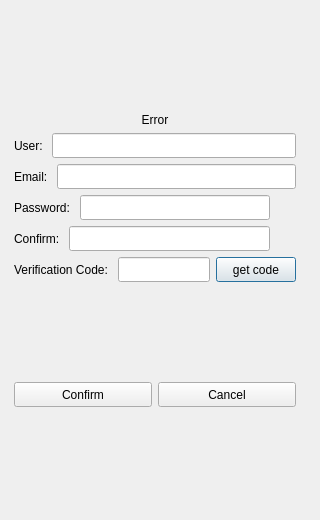
<?xml version="1.0" encoding="UTF-8"?>
<ui version="4.0">
 <class>RegisterDialog</class>
 <widget class="QDialog" name="RegisterDialog">
  <property name="geometry">
   <rect>
    <x>0</x>
    <y>0</y>
    <width>320</width>
    <height>520</height>
   </rect>
  </property>
  <property name="minimumSize">
   <size>
    <width>300</width>
    <height>500</height>
   </size>
  </property>
  <property name="maximumSize">
   <size>
    <width>320</width>
    <height>520</height>
   </size>
  </property>
  <property name="windowTitle">
   <string>Dialog</string>
  </property>
  <layout class="QVBoxLayout" name="verticalLayout_2">
   <property name="spacing">
    <number>7</number>
   </property>
   <property name="leftMargin">
    <number>5</number>
   </property>
   <property name="topMargin">
    <number>5</number>
   </property>
   <property name="rightMargin">
    <number>5</number>
   </property>
   <property name="bottomMargin">
    <number>5</number>
   </property>
   <item>
    <layout class="QVBoxLayout" name="verticalLayout">
     <property name="spacing">
      <number>7</number>
     </property>
     <item>
      <widget class="QStackedWidget" name="stackedWidget">
       <property name="minimumSize">
        <size>
         <width>300</width>
         <height>500</height>
        </size>
       </property>
       <property name="maximumSize">
        <size>
         <width>300</width>
         <height>500</height>
        </size>
       </property>
       <property name="currentIndex">
        <number>0</number>
       </property>
       <widget class="QWidget" name="page">
        <property name="minimumSize">
         <size>
          <width>300</width>
          <height>500</height>
         </size>
        </property>
        <property name="maximumSize">
         <size>
          <width>300</width>
          <height>500</height>
         </size>
        </property>
        <layout class="QVBoxLayout" name="verticalLayout_3">
         <item>
          <spacer name="verticalSpacer">
           <property name="orientation">
            <enum>Qt::Vertical</enum>
           </property>
           <property name="sizeHint" stdset="0">
            <size>
             <width>20</width>
             <height>40</height>
            </size>
           </property>
          </spacer>
         </item>
         <item>
          <widget class="QLabel" name="err_tip">
           <property name="text">
            <string>Error</string>
           </property>
           <property name="alignment">
            <set>Qt::AlignCenter</set>
           </property>
          </widget>
         </item>
         <item>
          <layout class="QHBoxLayout" name="horizontalLayout">
           <item>
            <widget class="QLabel" name="user_label">
             <property name="minimumSize">
              <size>
               <width>0</width>
               <height>25</height>
              </size>
             </property>
             <property name="maximumSize">
              <size>
               <width>16777215</width>
               <height>25</height>
              </size>
             </property>
             <property name="text">
              <string>User: </string>
             </property>
            </widget>
           </item>
           <item>
            <widget class="QLineEdit" name="user_edit">
             <property name="minimumSize">
              <size>
               <width>0</width>
               <height>25</height>
              </size>
             </property>
             <property name="maximumSize">
              <size>
               <width>16777215</width>
               <height>25</height>
              </size>
             </property>
            </widget>
           </item>
          </layout>
         </item>
         <item>
          <layout class="QHBoxLayout" name="horizontalLayout_2">
           <item>
            <widget class="QLabel" name="email_label">
             <property name="minimumSize">
              <size>
               <width>0</width>
               <height>25</height>
              </size>
             </property>
             <property name="maximumSize">
              <size>
               <width>16777215</width>
               <height>25</height>
              </size>
             </property>
             <property name="text">
              <string>Email: </string>
             </property>
            </widget>
           </item>
           <item>
            <widget class="QLineEdit" name="email_edit">
             <property name="minimumSize">
              <size>
               <width>0</width>
               <height>25</height>
              </size>
             </property>
             <property name="maximumSize">
              <size>
               <width>16777215</width>
               <height>25</height>
              </size>
             </property>
            </widget>
           </item>
          </layout>
         </item>
         <item>
          <layout class="QHBoxLayout" name="horizontalLayout_4">
           <item>
            <widget class="QLabel" name="password_label">
             <property name="minimumSize">
              <size>
               <width>0</width>
               <height>25</height>
              </size>
             </property>
             <property name="maximumSize">
              <size>
               <width>16777215</width>
               <height>25</height>
              </size>
             </property>
             <property name="text">
              <string>Password: </string>
             </property>
            </widget>
           </item>
           <item>
            <widget class="QLineEdit" name="password_edit">
             <property name="minimumSize">
              <size>
               <width>0</width>
               <height>25</height>
              </size>
             </property>
             <property name="maximumSize">
              <size>
               <width>16777215</width>
               <height>25</height>
              </size>
             </property>
            </widget>
           </item>
           <item>
            <widget class="ClickedLabel" name="password_visible">
             <property name="minimumSize">
              <size>
               <width>20</width>
               <height>20</height>
              </size>
             </property>
             <property name="maximumSize">
              <size>
               <width>20</width>
               <height>20</height>
              </size>
             </property>
             <property name="text">
              <string/>
             </property>
            </widget>
           </item>
          </layout>
         </item>
         <item>
          <layout class="QHBoxLayout" name="horizontalLayout_6">
           <item>
            <widget class="QLabel" name="confirm_label">
             <property name="minimumSize">
              <size>
               <width>0</width>
               <height>25</height>
              </size>
             </property>
             <property name="maximumSize">
              <size>
               <width>16777215</width>
               <height>25</height>
              </size>
             </property>
             <property name="text">
              <string>Confirm: </string>
             </property>
            </widget>
           </item>
           <item>
            <widget class="QLineEdit" name="confirm_edit">
             <property name="minimumSize">
              <size>
               <width>0</width>
               <height>25</height>
              </size>
             </property>
             <property name="maximumSize">
              <size>
               <width>16777215</width>
               <height>25</height>
              </size>
             </property>
            </widget>
           </item>
           <item>
            <widget class="ClickedLabel" name="confirm_visible">
             <property name="minimumSize">
              <size>
               <width>20</width>
               <height>20</height>
              </size>
             </property>
             <property name="maximumSize">
              <size>
               <width>20</width>
               <height>20</height>
              </size>
             </property>
             <property name="text">
              <string/>
             </property>
            </widget>
           </item>
          </layout>
         </item>
         <item>
          <layout class="QHBoxLayout" name="horizontalLayout_7">
           <item>
            <widget class="QLabel" name="varify_label">
             <property name="minimumSize">
              <size>
               <width>0</width>
               <height>25</height>
              </size>
             </property>
             <property name="maximumSize">
              <size>
               <width>16777215</width>
               <height>25</height>
              </size>
             </property>
             <property name="text">
              <string>Verification Code: </string>
             </property>
            </widget>
           </item>
           <item>
            <widget class="QLineEdit" name="varify_edit">
             <property name="minimumSize">
              <size>
               <width>0</width>
               <height>25</height>
              </size>
             </property>
             <property name="maximumSize">
              <size>
               <width>16777215</width>
               <height>25</height>
              </size>
             </property>
            </widget>
           </item>
           <item>
            <widget class="TimerBtn" name="getCode_btn">
             <property name="minimumSize">
              <size>
               <width>0</width>
               <height>25</height>
              </size>
             </property>
             <property name="maximumSize">
              <size>
               <width>16777215</width>
               <height>25</height>
              </size>
             </property>
             <property name="text">
              <string>get code</string>
             </property>
            </widget>
           </item>
          </layout>
         </item>
         <item>
          <spacer name="verticalSpacer_3">
           <property name="orientation">
            <enum>Qt::Vertical</enum>
           </property>
           <property name="sizeHint" stdset="0">
            <size>
             <width>20</width>
             <height>40</height>
            </size>
           </property>
          </spacer>
         </item>
         <item>
          <layout class="QHBoxLayout" name="horizontalLayout_8">
           <item>
            <widget class="QPushButton" name="sure_btn">
             <property name="minimumSize">
              <size>
               <width>0</width>
               <height>25</height>
              </size>
             </property>
             <property name="maximumSize">
              <size>
               <width>16777215</width>
               <height>25</height>
              </size>
             </property>
             <property name="text">
              <string>Confirm</string>
             </property>
            </widget>
           </item>
           <item>
            <widget class="QPushButton" name="cancel_btn">
             <property name="minimumSize">
              <size>
               <width>0</width>
               <height>25</height>
              </size>
             </property>
             <property name="maximumSize">
              <size>
               <width>16777215</width>
               <height>25</height>
              </size>
             </property>
             <property name="text">
              <string>Cancel</string>
             </property>
            </widget>
           </item>
          </layout>
         </item>
         <item>
          <spacer name="verticalSpacer_2">
           <property name="orientation">
            <enum>Qt::Vertical</enum>
           </property>
           <property name="sizeHint" stdset="0">
            <size>
             <width>20</width>
             <height>40</height>
            </size>
           </property>
          </spacer>
         </item>
        </layout>
       </widget>
       <widget class="QWidget" name="page_2">
        <layout class="QVBoxLayout" name="verticalLayout_4">
         <item>
          <spacer name="verticalSpacer_4">
           <property name="orientation">
            <enum>Qt::Vertical</enum>
           </property>
           <property name="sizeHint" stdset="0">
            <size>
             <width>20</width>
             <height>40</height>
            </size>
           </property>
          </spacer>
         </item>
         <item>
          <widget class="QLabel" name="tip_lb">
           <property name="text">
            <string>Registration is successful 
 return to the login interface after 5s</string>
           </property>
           <property name="alignment">
            <set>Qt::AlignCenter</set>
           </property>
           <property name="wordWrap">
            <bool>false</bool>
           </property>
          </widget>
         </item>
         <item>
          <widget class="QLabel" name="tip2_lb">
           <property name="text">
            <string>Click the back button to 
 return to the login interface directly</string>
           </property>
           <property name="alignment">
            <set>Qt::AlignCenter</set>
           </property>
           <property name="wordWrap">
            <bool>false</bool>
           </property>
          </widget>
         </item>
         <item>
          <spacer name="verticalSpacer_5">
           <property name="orientation">
            <enum>Qt::Vertical</enum>
           </property>
           <property name="sizeHint" stdset="0">
            <size>
             <width>20</width>
             <height>40</height>
            </size>
           </property>
          </spacer>
         </item>
         <item>
          <widget class="QWidget" name="widget" native="true">
           <layout class="QHBoxLayout" name="horizontalLayout_3">
            <item>
             <spacer name="horizontalSpacer">
              <property name="orientation">
               <enum>Qt::Horizontal</enum>
              </property>
              <property name="sizeHint" stdset="0">
               <size>
                <width>40</width>
                <height>20</height>
               </size>
              </property>
             </spacer>
            </item>
            <item>
             <widget class="QPushButton" name="return_btn">
              <property name="minimumSize">
               <size>
                <width>0</width>
                <height>25</height>
               </size>
              </property>
              <property name="maximumSize">
               <size>
                <width>16777215</width>
                <height>25</height>
               </size>
              </property>
              <property name="text">
               <string>Back</string>
              </property>
             </widget>
            </item>
            <item>
             <spacer name="horizontalSpacer_2">
              <property name="orientation">
               <enum>Qt::Horizontal</enum>
              </property>
              <property name="sizeHint" stdset="0">
               <size>
                <width>40</width>
                <height>20</height>
               </size>
              </property>
             </spacer>
            </item>
           </layout>
          </widget>
         </item>
         <item>
          <spacer name="verticalSpacer_6">
           <property name="orientation">
            <enum>Qt::Vertical</enum>
           </property>
           <property name="sizeHint" stdset="0">
            <size>
             <width>20</width>
             <height>40</height>
            </size>
           </property>
          </spacer>
         </item>
        </layout>
       </widget>
      </widget>
     </item>
    </layout>
   </item>
  </layout>
 </widget>
 <customwidgets>
  <customwidget>
   <class>TimerBtn</class>
   <extends>QPushButton</extends>
   <header>timerbtn.h</header>
  </customwidget>
  <customwidget>
   <class>ClickedLabel</class>
   <extends>QLabel</extends>
   <header>clickedlabel.h</header>
  </customwidget>
 </customwidgets>
 <resources/>
 <connections/>
</ui>
